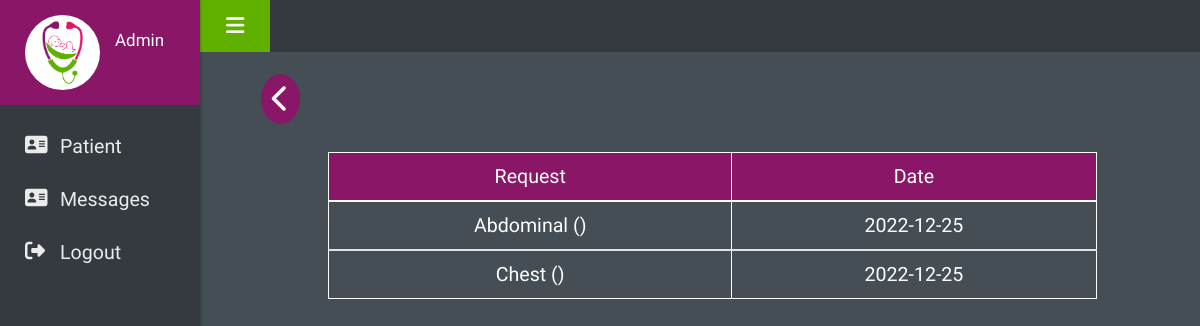
Page /Users/Doctor/ultrareq.php?id=9 (signed in) on the committed database.
### tables this page shows
CREATE TABLE `users` (
  `id` int(50) NOT NULL,
  `name` varchar(50) NOT NULL,
  `phone` varchar(50) NOT NULL,
  `password` varchar(50) NOT NULL,
  `role` int(50) NOT NULL
);

CREATE TABLE `ultra_cart` (
  `id` int(50) NOT NULL,
  `requests` varchar(5000) NOT NULL,
  `detail` varchar(5000) NOT NULL,
  `patient_id` int(50) NOT NULL,
  `payment` int(50) NOT NULL DEFAULT 0,
  `price` int(50) NOT NULL DEFAULT 400,
  `status` int(50) NOT NULL DEFAULT 0,
  `date` date NOT NULL DEFAULT current_timestamp()
);

### Users/Doctor/ultrareq.php (the view, shortened to what this page needs)
<?php
require_once '../../backend/db.php';
?>
<!DOCTYPE html>
<html lang="en">
<head>
    <link rel="stylesheet" href="https://cdnjs.cloudflare.com/ajax/libs/font-awesome/6.2.0/css/all.min.css" />
    <link rel="stylesheet" href="../styles/bootstrap.min.css" />
    <link href="https://cdn.jsdelivr.net/npm/bootstrap@5.0.2/dist/css/bootstrap.min.css" rel="stylesheet">
    <link rel="stylesheet" href="https://cdn.jsdelivr.net/npm/bootstrap-select@1.14.0-beta2/dist/css/bootstrap-select.min.css">
    <link rel="stylesheet" href="../styles/style.css" />
    <link rel="stylesheet" href="../styles/responsive.css" />
    <link rel="stylesheet" href="../styles/bootstrap-select.css" />
    <link rel="stylesheet" href="../styles/perfect-scrollbar.css" />
    <link rel="stylesheet" href="../styles/custom.css" />
</head>
<body class="dashboard dashboard_1">
    <div class="full_container">
        <div class="inner_container">
            <nav id="sidebar">
                <div class="sidebar_blog_1">
                    <div class="sidebar_user_info">
                        <div class="user_profle_side">
                            <div class="user_img">
                                <img class="img-responsive" src="../../img/logo.png" alt="#" />
                            </div>
                            <div class="user_info">
                                <?php
                                $phone = $_SESSION['user'];
                                $sql = "SELECT * FROM `users` WHERE `phone` = '$phone'";
                                $res = $conn->query($sql);
                                while ($row = mysqli_fetch_assoc($res)) {
                                    $name = $row['name'];
                                }
                                ?>
                                <h6>
                                    <?php
                                    echo $name;
                                    ?>
                                </h6>
                            </div>
                        </div>
                    </div>
                </div>
                <div class="sidebar_blog_2">
                    <?php
                    include './side_nav.php';
                    ?>
                </div>
            </nav>
            <div id="content">
                <div class="topbar">
                    <nav class="navbar navbar-expand-lg navbar-light">
                        <div class="full">
                            <button type="button" id="sidebarCollapse" class="sidebar_toggle">
                                <i class="fa-solid fa-bars"></i>
                            </button>
                        </div>
                    </nav>
                </div>
                <div class="midde_cont">
                    <div class="container-fluid">
                        <div class="navigation">
                            <button class="button" onclick="history.go(-1);"><i class="fa-solid fa-chevron-left fa-2x"></i></button>
                        </div>
                        <div class="lab_requests">
                            <?php
                            $pat_id = $_GET['id'];
                                $rs = $conn->query("SELECT * FROM `ultra_cart` WHERE `patient_id` = '$pat_id'");
                                echo "
                                <table class='table'>
									<thead>
										<th>Request</th>
										<th>Date</th>
									</thead>
                                ";
                                if ($rs){
                                    while($row = $rs->fetch_assoc()){
                                        $name = $row['requests'];
                                        $date = $row['date'];
                                        $detail = $row['detail'];
                                        echo "
												<tbody>
													<tr>
													<td data-label='Request'>$name ($detail)</td>
													<td data-label='Date'>$date</td>
													</tr>
												</tbody>
												";
                                    }
                                }
                            ?>
                        </div>
                    </div>
                </div>
            </div>
        </div>
    </div>
</body>
</html>

### Users/styles/style.css (style rules this page uses)
* { margin: 0; padding: 0; outline: none !important; box-sizing: border-box; }
html, body { color: #898989; font-size: 14px; font-family: 'Poppins', sans-serif; line-height: normal; font-weight: 300; overflow-x: hidden !important; }
h1, h2, h3, h4, h5, h6 { letter-spacing: 0; font-weight: normal; position: relative; padding: 0; font-weight: normal; line-height: normal; color: #fff; margin: 0 }
.img-responsive { max-width: 100%; }
h6 { font-size: 13px }
button i { color: #fff; }
button, input, select, textarea, option { font-family: 'Poppins', sans-serif; }
.full { width: 100%; float: left; }
.full_container { width: 100%; max-width: 100%; padding: 0; margin: 0; }
.inner_container { padding: 0; margin: 0; display: flex; }
.topbar { position: fixed; width: 100%; padding-left: 200px; z-index: 2; top: 0; transition: ease all 0.3s; left: 0; }
.topbar .navbar { margin: 0; }
.sidebar_toggle { border: none; padding: 14px 26px 14px; font-size: 21px; margin-right: 0; cursor: pointer; float: left; }
i, span { display: inline-block; }
#sidebar { min-width: 200px; max-width: 200px; color: #fff; transition: all 0.3s; position: relative; z-index: 11; box-shadow: 0 0 3px 0px rgba(0, 0, 0, 0.4); float: left; width: 100%; position: fixed; height: 100%; overflow: auto; }
.sidebar_blog_1, .sidebar_blog_2, .sidebar_blog_3 { float: left; width: 100%; }
#content { width: 100%; min-height: 100vh; transition: ease all 0.3s; position: relative; padding: 60px 25px 25px 250px; }
.topbar .navbar { padding: 0; background: #15283c; border: none; border-radius: 0; }
.user_profle_side { display: flex; }
.sidebar_user_info { padding: 15px 25px; }
.user_img img { border-radius: 100% 100%; }
.user_info { margin: 0 0 0 15px; padding-top: 15px; }
.user_info h6 { font-size: 17px; font-weight: 500; color: #fff; letter-spacing: 0; }
.user_img { width: 75px; height: 75px; float: left; }
.table thead th { font-weight: 400; }

### Users/styles/perfect-scrollbar.css (style rules this page uses)
.ps { overflow: hidden !important; overflow-anchor: none; -ms-overflow-style: none; touch-action: auto; -ms-touch-action: auto; }

### Users/styles/custom.css (style rules this page uses)
* { margin: 0; padding: 0; box-sizing: border-box; font-family: "Dosis", sans-serif; }
.table { width: 85%; border-collapse: collapse; margin: 2rem auto; }
.table thead { border-radius: 10px; }
.table td, .table th { padding: 12px 15px; border: 1px solid #fff; text-align: center; font-size: 1.4rem; color: #fff; }
.table th { background-color: #8a1668; color: #fff; }
body { font-family: "Dosis"; background-color: #454d55; }
.topbar .navbar { background: #343a40; }
#sidebar { background-color: #343a40; }
.sidebar_toggle { background-color: #60b000; }
.sidebar_user_info { background-color: #8a1668; }
.user_img { background-color: #fff; padding: 5px; border-radius: 50%; }
.navigation { display: flex; align-items: center; justify-content: space-between; margin: 1rem auto; }
.navigation .button { background-color: #8a1668; color: #fff; padding: 0.8rem; border-radius: 50%; border: none; transition: all 300ms; }

### rows in the picture
users: name "Admin"
ultra_cart: requests "Abdominal", date "2022-12-25"
ultra_cart: requests "Chest", date "2022-12-25"
